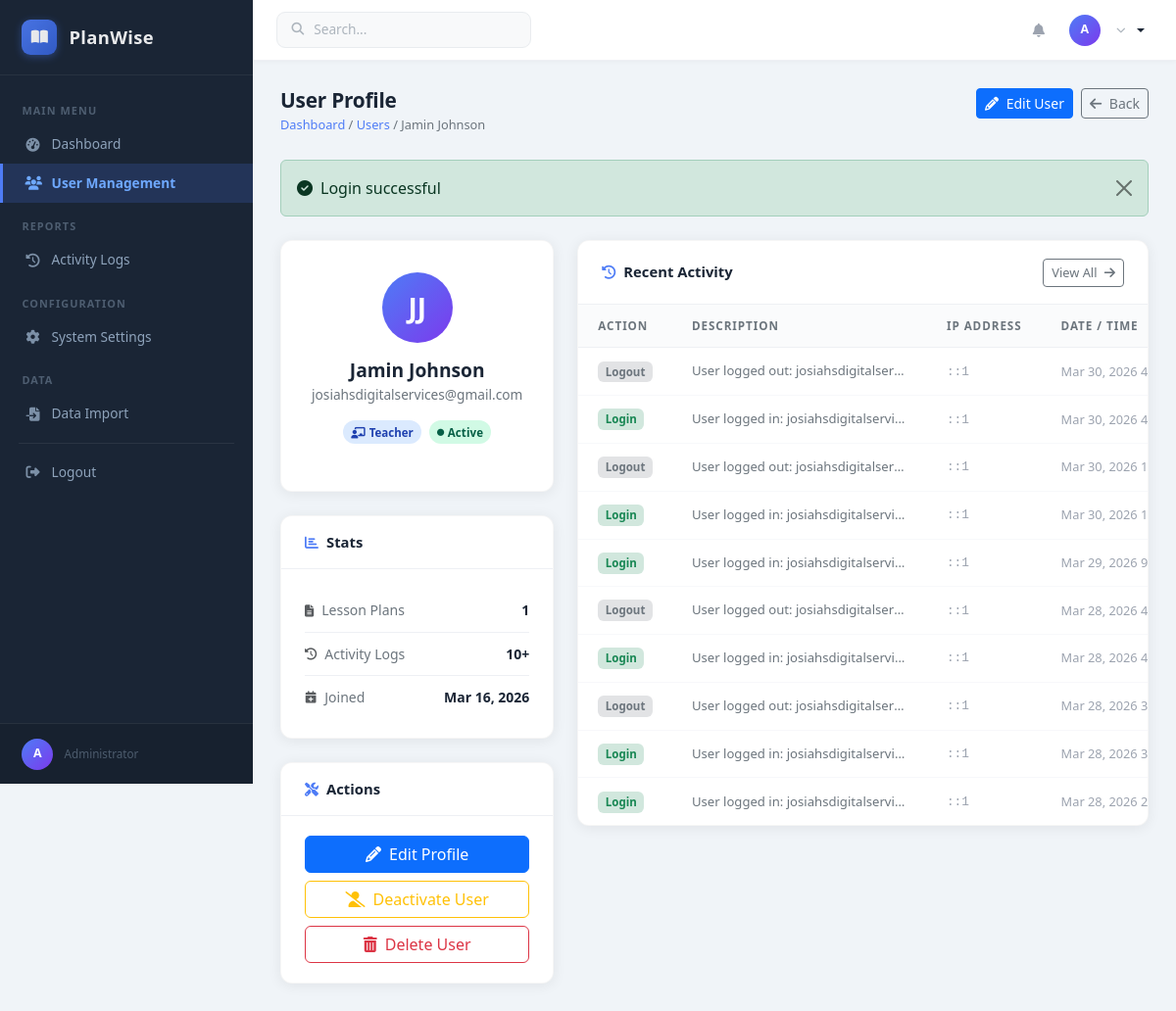
Page /public/index.php?page=admin/users/view&id=7 (signed in) on the committed database.
### tables this page shows
CREATE TABLE `users` (
  `user_id` int(11) NOT NULL,
  `first_name` varchar(100) NOT NULL,
  `last_name` varchar(100) NOT NULL,
  `email` varchar(150) NOT NULL,
  `password_hash` varchar(255) NOT NULL,
  `role_id` int(11) NOT NULL,
  `status` enum('active','inactive') DEFAULT 'active',
  `profile_picture` varchar(255) DEFAULT NULL,
  `profile_thumbnail` varchar(255) DEFAULT NULL,
  `created_at` timestamp NOT NULL DEFAULT current_timestamp()
);

CREATE TABLE `activity_logs` (
  `log_id` int(11) NOT NULL,
  `user_id` int(11) NOT NULL,
  `action` varchar(255) NOT NULL,
  `description` text DEFAULT NULL,
  `ip_address` varchar(45) DEFAULT NULL,
  `user_agent` varchar(255) DEFAULT NULL,
  `created_at` timestamp NOT NULL DEFAULT current_timestamp()
);

### views/admin/users/view.php (the view, shortened to what the rows shown need)
<?php
require_once __DIR__ . '/../../../helpers/functions.php';
require_once __DIR__ . '/../../../classes/Database.php';
require_once __DIR__ . '/../../../classes/User.php';
require_once __DIR__ . '/../../../classes/Auth.php';
require_once __DIR__ . '/../../../classes/ActivityLog.php';
$auth = new Auth();
$currentUser = $auth->user();
$targetId  = (int)($_GET['id'] ?? 0);
$userModel = new User();
$targetUser = $userModel->findById($targetId);
$activityLog     = new ActivityLog();
$userActivity    = $activityLog->getByUser($targetId, 10);
$db = Database::getInstance();
try {
    $lpRow   = $db->fetch("SELECT COUNT(*) as c FROM lesson_plans WHERE user_id = :uid", [':uid' => $targetId]);
    $lpCount = (int)($lpRow['c'] ?? 0);
} catch (Exception $e) {
    $lpCount = 0;
}
$success = $_SESSION['success'] ?? '';
$initials = strtoupper(substr($targetUser['first_name'], 0, 1) . substr($targetUser['last_name'], 0, 1));
require __DIR__ . '/../../layouts/admin-start.php';
function viewActionBadge(string $action): string {
    $map = [
        'user_login'  => ['Login',          'bg-success-subtle text-success'],
        'user_logout' => ['Logout',         'bg-secondary-subtle text-secondary'],
        'user_updated'=> ['Profile Updated','bg-warning-subtle text-warning'],
        'lesson_plan_created' => ['Lesson Created', 'bg-info-subtle text-info'],
        'lesson_plan_updated' => ['Lesson Updated', 'bg-info-subtle text-info'],
        'lesson_plan_deleted' => ['Lesson Deleted', 'bg-danger-subtle text-danger'],
        'pdf_exported'        => ['PDF Export',     'bg-primary-subtle text-primary'],
        'word_exported'       => ['Word Export',    'bg-primary-subtle text-primary'],
        'password_reset_completed' => ['Pwd Reset', 'bg-secondary-subtle text-secondary'],
    ];
    $entry = $map[$action] ?? [str_replace('_', ' ', ucfirst($action)), 'bg-light text-secondary'];
    return '<span class="action-badge ' . $entry[1] . '">' . htmlspecialchars($entry[0]) . '</span>';
}
?>
<div class="admin-page-header">
    <div>
        <h1 class="admin-page-title">User Profile</h1>
        <p class="admin-breadcrumb">
            <a href="<?= BASE_URL ?>/index.php?page=admin/dashboard">Dashboard</a> /
            <a href="<?= BASE_URL ?>/index.php?page=admin/users">Users</a> /
            <?= h($targetUser['first_name'] . ' ' . $targetUser['last_name']) ?>
        </p>
    </div>
    <div class="d-flex gap-2">
        <a href="<?= BASE_URL ?>/index.php?page=admin/users/edit&id=<?= $targetUser['user_id'] ?>"
           class="btn btn-primary btn-sm">
            <i class="fas fa-pencil-alt me-1"></i> Edit User
        </a>
        <a href="<?= BASE_URL ?>/index.php?page=admin/users" class="btn btn-outline-secondary btn-sm">
            <i class="fas fa-arrow-left me-1"></i> Back
        </a>
    </div>
</div>
<?php if ($success): ?>
<div class="alert alert-success alert-dismissible fade show auto-dismiss mb-4" role="alert">
    <i class="fas fa-check-circle me-2"></i><?= h($success) ?>
    <button type="button" class="btn-close" data-bs-dismiss="alert"></button>
</div>
<?php endif; ?>
<div class="row g-4">
    <div class="col-12 col-lg-4">
        <div class="data-card mb-4">
            <div class="data-card-body text-center" style="padding:2rem 1.5rem;">
                <div class="user-avatar size-lg mx-auto mb-3"><?= $initials ?></div>
                <h2 style="font-size:1.2rem; font-weight:800; color:#1a2535; margin:0 0 0.25rem;">
                    <?= h($targetUser['first_name'] . ' ' . $targetUser['last_name']) ?>
                </h2>
                <p style="font-size:0.855rem; color:#6c757d; margin:0 0 1rem;">
                    <?= h($targetUser['email']) ?>
                </p>
                <div class="d-flex justify-content-center gap-2 mb-3">
                    <?php if ((int)$targetUser['role_id'] === 1): ?>
                        <span class="badge-role-admin"><i class="fas fa-shield-alt me-1"></i>Admin</span>
                    <?php else: ?>
                        <span class="badge-role-teacher"><i class="fas fa-chalkboard-teacher me-1"></i>Teacher</span>
                    <?php endif; ?>
                    <?php if ($targetUser['status'] === 'active'): ?>
                        <span class="badge-status-active"><i class="fas fa-circle" style="font-size:0.45rem;"></i> Active</span>
                    <?php else: ?>
                        <span class="badge-status-inactive"><i class="fas fa-circle" style="font-size:0.45rem;"></i> Inactive</span>
                    <?php endif; ?>
                </div>
            </div>
        </div>
        <div class="data-card mb-4">
            <div class="data-card-header">
                <h3 class="data-card-title"><i class="fas fa-chart-bar"></i> Stats</h3>
            </div>
            <div class="data-card-body">
                <div class="info-stat-row">
                    <span class="label"><i class="fas fa-file-alt me-2 text-muted fa-sm"></i>Lesson Plans</span>
                    <span class="value"><?= number_format($lpCount) ?></span>
                </div>
                <div class="info-stat-row">
                    <span class="label"><i class="fas fa-history me-2 text-muted fa-sm"></i>Activity Logs</span>
                    <span class="value"><?= number_format(count($userActivity)) ?>+</span>
                </div>
                <div class="info-stat-row">
                    <span class="label"><i class="fas fa-calendar-plus me-2 text-muted fa-sm"></i>Joined</span>
                    <span class="value"><?= format_date($targetUser['created_at'], 'M j, Y') ?></span>
                </div>
            </div>
        </div>
        <?php if ((int)$targetUser['user_id'] !== (int)$currentUser['user_id']): ?>
        <div class="data-card">
            <div class="data-card-header">
                <h3 class="data-card-title"><i class="fas fa-tools"></i> Actions</h3>
            </div>
            <div class="data-card-body d-flex flex-column gap-2">
                <a href="<?= BASE_URL ?>/index.php?page=admin/users/edit&id=<?= $targetUser['user_id'] ?>"
                   class="btn btn-primary w-100">
                    <i class="fas fa-pencil-alt me-2"></i>Edit Profile
                </a>
                <form action="<?= BASE_URL ?>/index.php?page=admin/users/update-status"
                      method="POST" id="statusForm">
                    <button type="submit" class="btn w-100 <?= $targetUser['status'] === 'active' ? 'btn-outline-warning' : 'btn-outline-success' ?>"
                            onclick="return confirm('Change this user\'s status?')">
                        <?php if ($targetUser['status'] === 'active'): ?>
                            <i class="fas fa-user-slash me-2"></i>Deactivate User
                        <?php else: ?>
                            <i class="fas fa-user-check me-2"></i>Activate User
                        <?php endif; ?>
                    </button>
                </form>
                <button class="btn btn-outline-danger w-100" id="deleteUserBtn">
                    <i class="fas fa-trash-alt me-2"></i>Delete User
                </button>
            </div>
        </div>
        <?php endif; ?>
    </div>
    <div class="col-12 col-lg-8">
        <div class="data-card">
            <div class="data-card-header">
                <h2 class="data-card-title">
                    <i class="fas fa-history"></i>
                    Recent Activity
                </h2>
                <a href="<?= BASE_URL ?>/index.php?page=admin/activity-logs&user_id=<?= $targetUser['user_id'] ?>"
                   class="btn btn-sm btn-outline-secondary" style="font-size:0.8rem;">
                    View All <i class="fas fa-arrow-right ms-1"></i>
                </a>
            </div>
            <div class="table-responsive">
                <table class="admin-table">
                    <thead>
                        <tr>
                            <th>Action</th>
                            <th>Description</th>
                            <th>IP Address</th>
                            <th>Date / Time</th>
                        </tr>
                    </thead>
                    <tbody>
                    <?php if (empty($userActivity)): ?>
                        <tr>
                            <td colspan="4" class="text-center py-4 text-muted">
                                <i class="fas fa-inbox fa-2x mb-2 d-block" style="opacity:0.3;"></i>
                                No activity recorded for this user
                            </td>
                        </tr>
                    <?php else: ?>
                        <?php foreach ($userActivity as $log): ?>
                        <tr>
                            <td><?= viewActionBadge($log['action']) ?></td>
                            <td style="max-width:260px;">
                                <span class="d-block text-truncate" style="max-width:260px; font-size:0.82rem; color:#6c757d;"
                                      title="<?= h($log['description'] ?? '') ?>">
                                    <?= h(truncate_text($log['description'] ?? 'N/A', 60)) ?>
                                </span>
                            </td>
                            <td style="font-family:monospace; font-size:0.8rem; color:#9ca3af;">
                                <?= h($log['ip_address'] ?? 'Unknown') ?>
                            </td>
                            <td style="white-space:nowrap; font-size:0.8rem; color:#9ca3af;">
                                <?= format_datetime($log['created_at'], 'M j, Y g:i A') ?>
                            </td>
                        </tr>
                        <?php endforeach; ?>
                    <?php endif; ?>
                    </tbody>
                </table>
            </div>
        </div>
    </div>
</div>
<?php
require __DIR__ . '/../../layouts/admin-end.php';
?>

### rows in the picture
users: first_name+last_name "Jamin Johnson", initials "JJ", email "josiahsdigitalservices@gmail.com", created_at "Mar 16, 2026"
activity_logs: action "Logout", description "User logged out: josiahsdigitalser…", ip_address "::1", created_at "Mar 30, 2026…"
activity_logs: action "Login", description "User logged in: josiahsdigitalservi…", ip_address "::1", created_at "Mar 30, 2026…"
activity_logs: action "Logout", description "User logged out: josiahsdigitalser…", ip_address "::1", created_at "Mar 30, 2026…"
activity_logs: action "Login", description "User logged in: josiahsdigitalservi…", ip_address "::1", created_at "Mar 30, 2026…"
activity_logs: action "Login", description "User logged in: josiahsdigitalservi…", ip_address "::1", created_at "Mar 29, 2026…"
activity_logs: action "Logout", description "User logged out: josiahsdigitalser…", ip_address "::1", created_at "Mar 28, 2026…"
activity_logs: action "Login", description "User logged in: josiahsdigitalservi…", ip_address "::1", created_at "Mar 28, 2026…"
activity_logs: action "Logout", description "User logged out: josiahsdigitalser…", ip_address "::1", created_at "Mar 28, 2026…"
activity_logs: action "Login", description "User logged in: josiahsdigitalservi…", ip_address "::1", created_at "Mar 28, 2026…"
activity_logs: action "Login", description "User logged in: josiahsdigitalservi…", ip_address "::1", created_at "Mar 28, 2026…"

### other values in the picture
$link['label'] "Dashboard"
$link['label'] "User Management"
$link['label'] "Activity Logs"
$link['label'] "System Settings"
$link['label'] "Data Import"
$_initials "A"
$success "Login successful"
$lpCount "1"
count($userActivity) "10"
